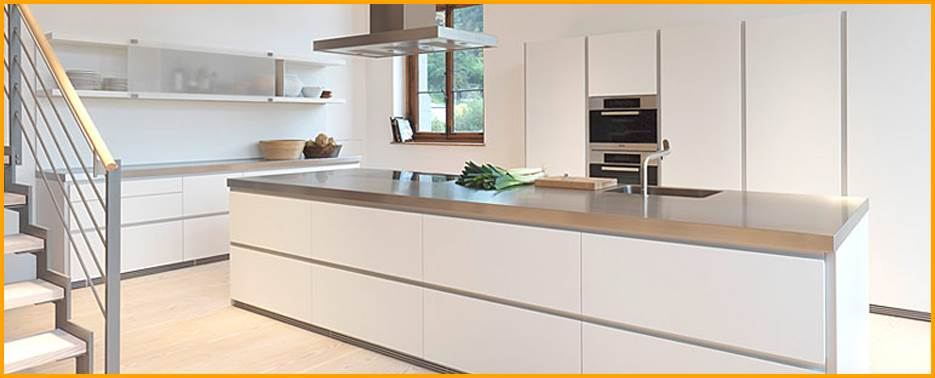
#> input picture imageparser/modernbig/0.jpg, 935 x 378 px, given in place of 37.jpg, which was not available
$ python imageparser.py
#> lines starting #> are read from the running program, lines starting #| are printed output that depends on the picture
from PIL import Image

def main():
    number = 37
    for number in range(37,48):
        img = Image.open("modernbig/%d.jpg" % number)
#> img is the input picture: PIL image 935x378 RGB; mean R, G, B 206, 195.7, 184

        w5 = (img.size[0] // 100) * 5
#> w5 = 45
        h5 = (img.size[1] // 100) * 5
#> h5 = 15
        croped = img.crop(
            (
                w5,
                h5,
                img.size[0] - w5,
                img.size[1] - h5
            )
        )
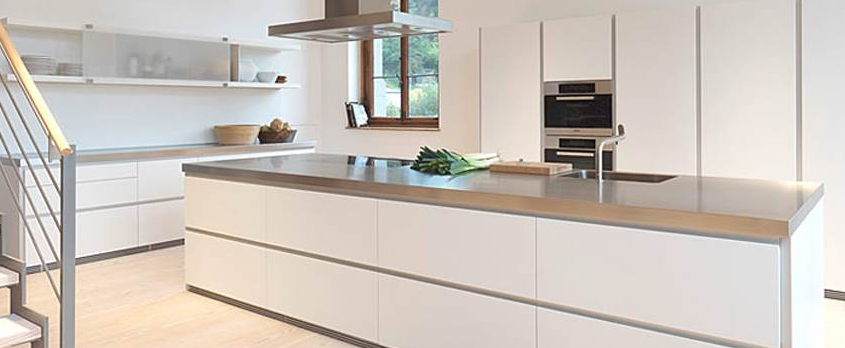
#> croped: PIL image 845x348 RGB; mean R, G, B 203.7, 195.7, 188.3

        croped.save("modern-big/%d.jpg" % number)
#> pass 2 of the loop in main, `for number in range(37,48):`:
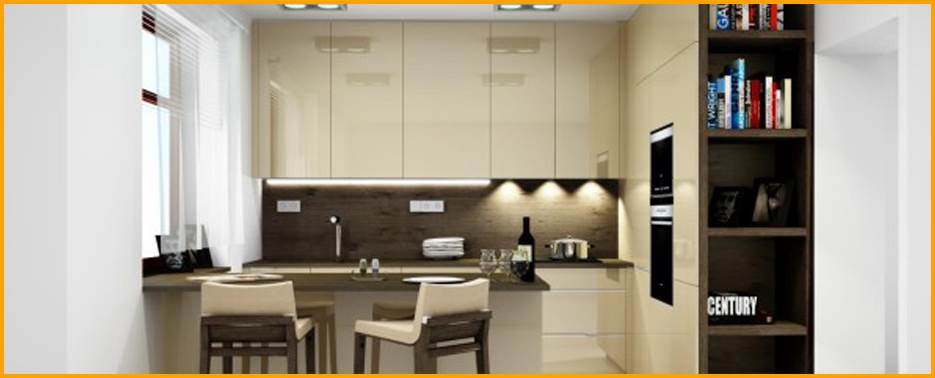
#> input picture imageparser/modernbig/1.jpg, 935 x 378 px, given in place of 38.jpg, which was not available
#> in main, img is the input picture: PIL image 935x378 RGB; mean R, G, B 165.1, 155.6, 138.2
#> in main, `croped = img.crop( ( w5, h5, img.size[0] - w5, img.size[1] - h5 ) )`:
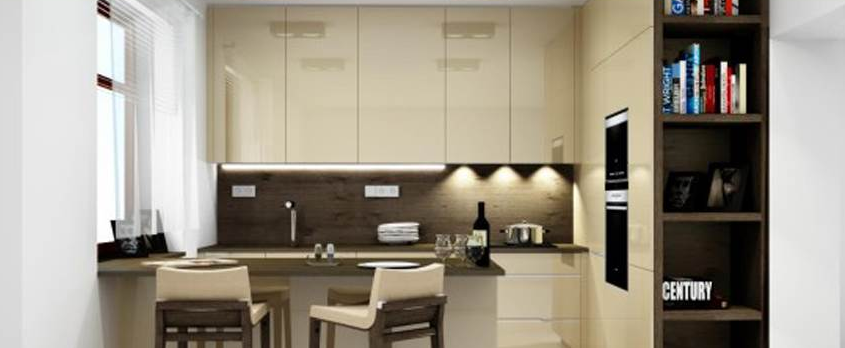
#> croped: PIL image 845x348 RGB; mean R, G, B 157, 149.2, 134.7
#> (the run stopped early here; a loop or call above may not have finished)
